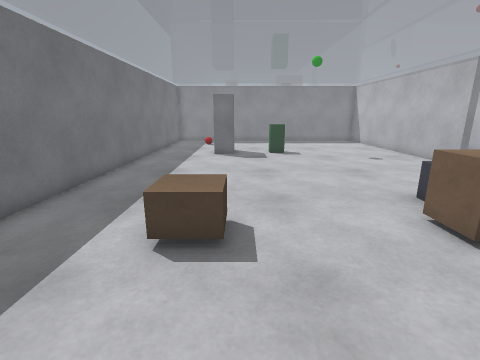
View 1 (above)

19 first-person views from a walk through a robot-simulator world made for Gazebo. The camera is 1.2 m above the floor, tilts 14° down and sees 85° across. The lines on the ground mark 1 m squares. The floor is counted in squares, 0.5 m on a side. Each view is taken from the middle of a square. On the plan, view 1 faces up. The plan holds only what a view shows up to about 17 squares ahead; the rest is blank. The place goes on beyond the plan.

View 2
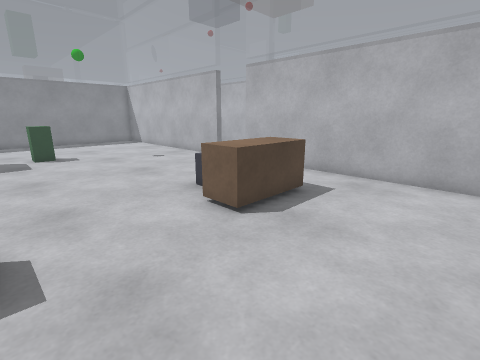

View 3
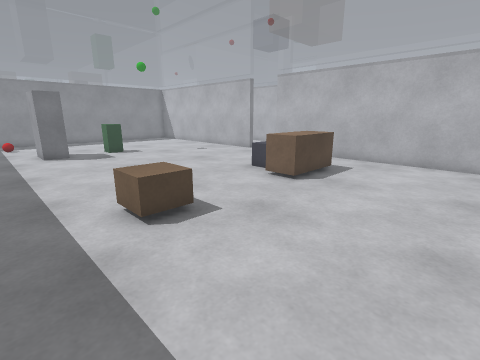

View 4
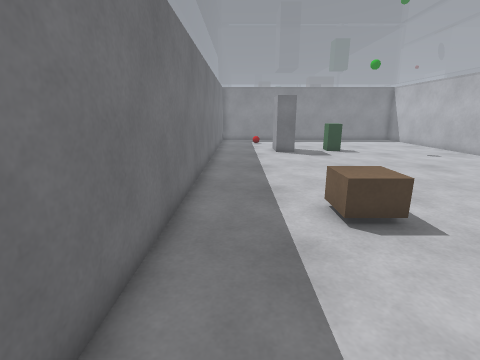

View 5
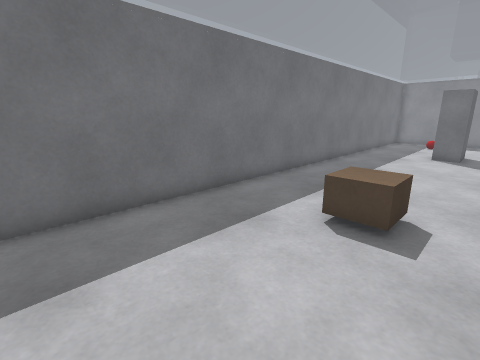

View 6
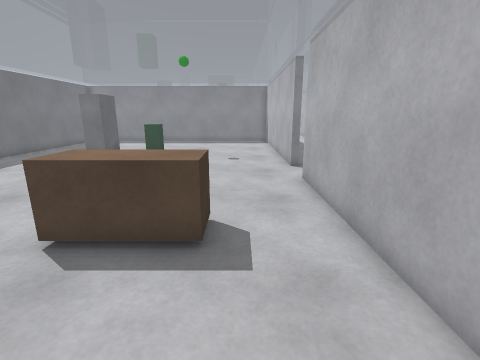

View 7
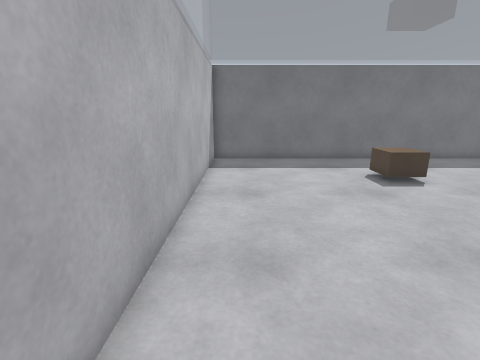

View 8
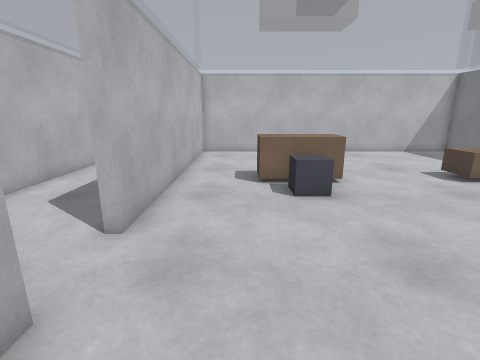

View 9
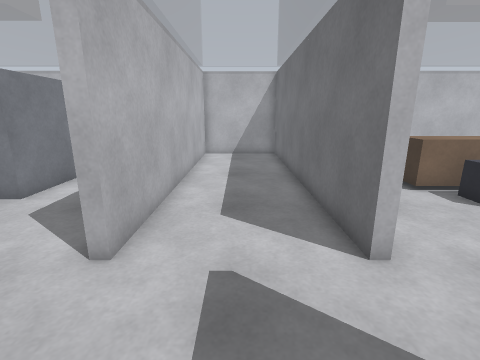

View 10
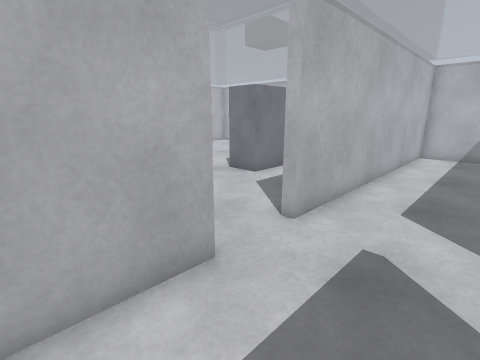

View 11
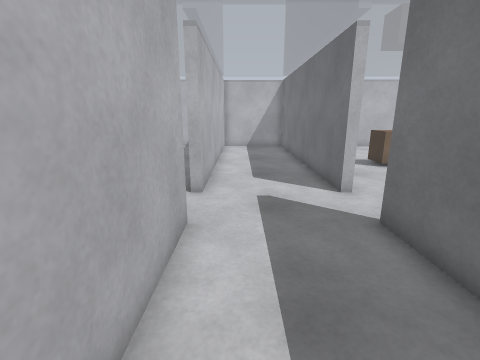

View 12
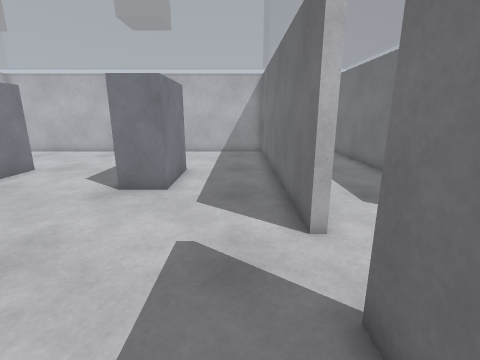

View 13
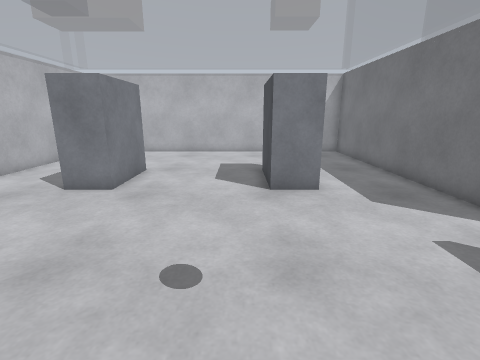

View 14
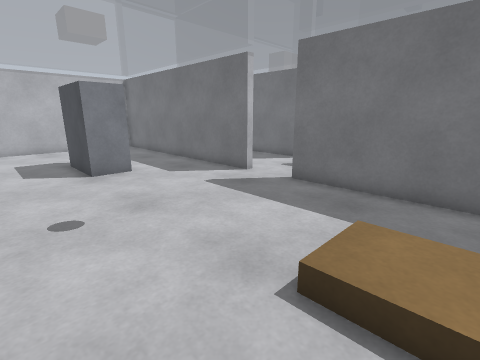

View 15
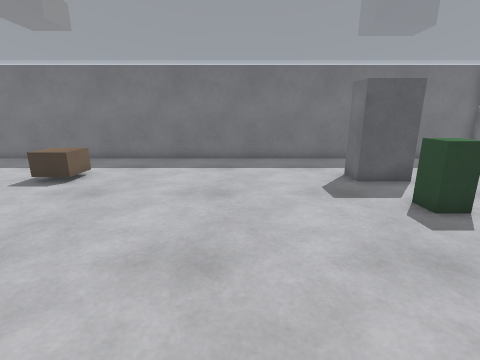

View 16
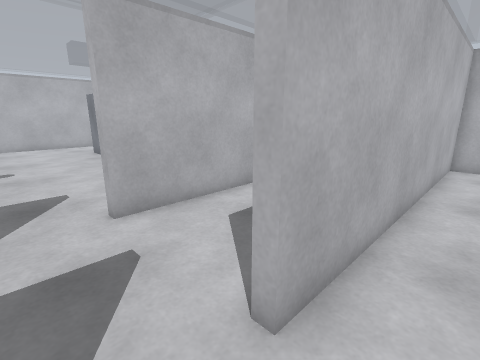

View 17
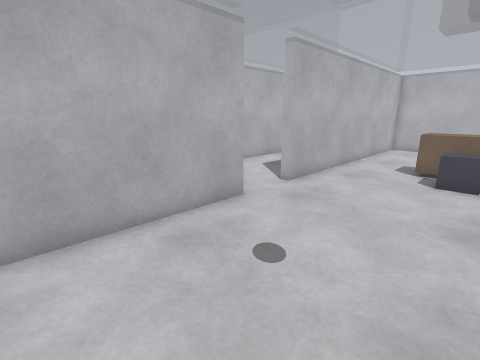

View 18
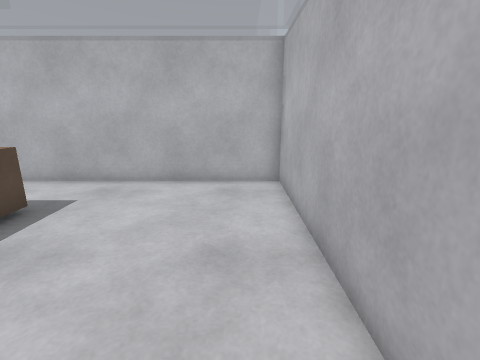

View 19
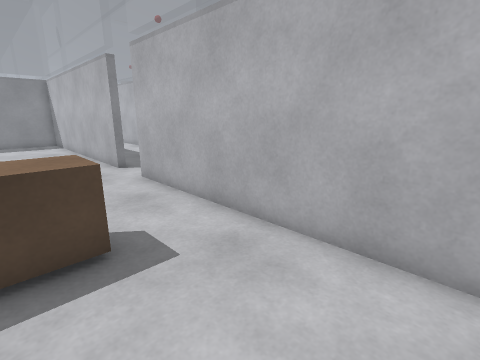

### Floor plan
Key: @ floor where view 1 was taken; # wall or solid block; . floor; B green box; G grey box; R brown box.
Columns run from 6 left of view 1 to 30 right of it. Each row starts with its distance up from view 1.
 18 #...G G.BB... ..##  .# ..RRR  .
 17 #...GGG.BB......##   # ..RRR.
 16 #....G..........##...# ...RR..
 15 #...............##...# ........
 14 #...............##...# ........
 13 #...............##...# .........
 12 #................................
 11 #....................................
 10 #...............##...##..............
  9 #...............##...##..............
  8 #...............##...##.............
  7 #..........GG...##...##...GG.....G...
  6 #....R.....GGR..##...##..G G....G G..
  5 #...RRR...RRRR..##...##..G G....G  ..
  4 #....R.....RRR..##...##..G G....G
  3 #...............##...##... ......
  2 #...............##...##...........
  1 #...............##...##............
  0 #.....@.........##...##.............
 -1 #...............##...##.............
 -2 ##################...##
 -3 #####################################

Where each view was taken, in squares from view 1:
view 1: 0 up, 0 right, facing up
view 2: 0 up, 0 right, facing up-right
view 3: 1 down, 4 left, facing up-right
view 4: 1 down, 4 left, facing up
view 5: 1 down, 1 right, facing up-left
view 6: 0 up, 8 right, facing up
view 7: 1 down, 9 right, facing left
view 8: 15 up, 8 right, facing down
view 9: 14 up, 13 right, facing down
view 10: 15 up, 12 right, facing down-right
view 11: 18 up, 14 right, facing down
view 12: 15 up, 17 right, facing down
view 13: 15 up, 22 right, facing down
view 14: 18 up, 24 right, facing down-left
view 15: 12 up, 9 right, facing left
view 16: 12 up, 9 right, facing down-right
view 17: 18 up, 5 right, facing down-right
view 18: 1 down, 1 right, facing right
view 19: 0 up, 6 right, facing up-right
